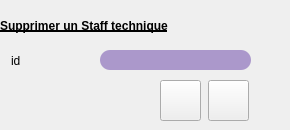
     <widget class="QWidget" name="page_10">
      <widget class="QLabel" name="label_12">
       <property name="geometry">
        <rect>
         <x>0</x>
         <y>10</y>
         <width>281</width>
         <height>31</height>
        </rect>
       </property>
       <property name="styleSheet">
        <string notr="true">font: 75 15pt &quot;Quicksand&quot;;
text-decoration: underline;
font-weight:bold;</string>
       </property>
       <property name="text">
        <string>Supprimer un Staff technique</string>
       </property>
      </widget>
      <widget class="QLineEdit" name="lineEdit_49">
       <property name="geometry">
        <rect>
         <x>100</x>
         <y>50</y>
         <width>151</width>
         <height>20</height>
        </rect>
       </property>
       <property name="styleSheet">
        <string notr="true">border-color: rgb(255, 255, 255);

border-radius: 10px;
background-color: rgb(171, 152, 203);</string>
       </property>
      </widget>
      <widget class="QLabel" name="label_13">
       <property name="geometry">
        <rect>
         <x>11</x>
         <y>54</y>
         <width>47</width>
         <height>14</height>
        </rect>
       </property>
       <property name="text">
        <string>id</string>
       </property>
      </widget>
      <widget class="QPushButton" name="pushButton_11">
       <property name="geometry">
        <rect>
         <x>208</x>
         <y>80</y>
         <width>41</width>
         <height>41</height>
        </rect>
       </property>
       <property name="styleSheet">
        <string notr="true">border-image: url(:/new/prefix1/icon/annuler.png);</string>
       </property>
       <property name="text">
        <string/>
       </property>
      </widget>
      <widget class="QPushButton" name="pushButton_sup_4">
       <property name="geometry">
        <rect>
         <x>160</x>
         <y>80</y>
         <width>41</width>
         <height>41</height>
        </rect>
       </property>
       <property name="styleSheet">
        <string notr="true">border-image: url(:/new/prefix1/icon/ok.png);</string>
       </property>
       <property name="text">
        <string/>
       </property>
      </widget>
     </widget>
